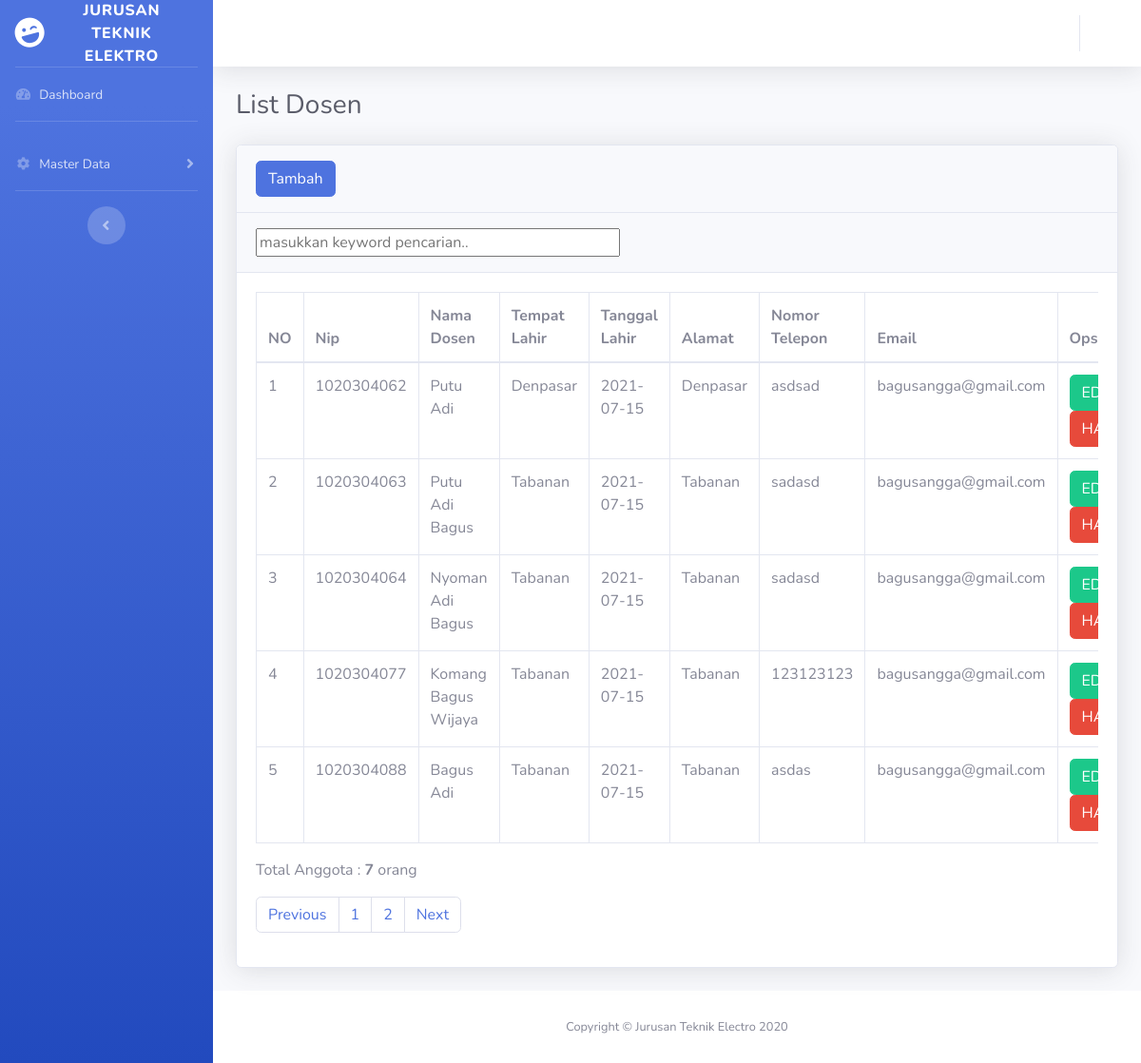
Page /pegawai/listdosen.php on the committed database.
### tables this page shows
CREATE TABLE `dosen` (
  `nip` varchar(20) NOT NULL,
  `namadosen` varchar(100) NOT NULL,
  `tempat_lahir` varchar(50) NOT NULL,
  `tanggal_lahir` date NOT NULL,
  `alamat` text NOT NULL,
  `email` varchar(50) NOT NULL,
  `notelp` varchar(20) NOT NULL,
  `kode_prodi` varchar(10) DEFAULT NULL,
  `id_level` varchar(10) DEFAULT NULL
);

### pegawai/listdosen.php (the view, shortened to what this page needs)
<!DOCTYPE html>
<html lang="en">
<head>
    <link href="../vendor/fontawesome-free/css/all.min.css" rel="stylesheet" type="text/css">
    <link href="../css/sb-admin-2.min.css" rel="stylesheet">
</head>
<body id="page-top">
    <div id="wrapper">
        <ul class="navbar-nav bg-gradient-primary sidebar sidebar-dark accordion" id="accordionSidebar">
            <a class="sidebar-brand d-flex align-items-center justify-content-center" href="index.html">
                <div class="sidebar-brand-icon rotate-n-15">
                    <i class="fas fa-laugh-wink"></i>
                </div>
                <div class="sidebar-brand-text mx-3">Jurusan Teknik Elektro <sup></sup></div>
            </a>
            <hr class="sidebar-divider my-0">
            <li class="nav-item">
                <a class="nav-link" href="indexpegawai.php">
                    <i class="fas fa-fw fa-tachometer-alt"></i>
                    <span>Dashboard</span></a>
            </li>
            <hr class="sidebar-divider">
            <li class="nav-item">
                <a class="nav-link collapsed" href="#" data-toggle="collapse" data-target="#collapseTwo"
                    aria-expanded="true" aria-controls="collapseTwo">
                    <i class="fas fa-fw fa-cog"></i>
                    <span>Master Data</span>
                </a>
            </li>
                   <hr class="sidebar-divider">
            <div class="text-center d-none d-md-inline">
                <button class="rounded-circle border-0" id="sidebarToggle"></button>
            </div>
        </ul>
        <div id="content-wrapper" class="d-flex flex-column">
            <div id="content">
                <nav class="navbar navbar-expand navbar-light bg-white topbar mb-4 static-top shadow">
                    <ul class="navbar-nav ml-auto">
                        <li class="nav-item dropdown no-arrow">
                            <a class="nav-link dropdown-toggle" href="#" id="userDropdown" role="button"
                                data-toggle="dropdown" aria-haspopup="true" aria-expanded="false">
                            </a>
                        </li>
                    </ul>
                </nav>
                <div class="container-fluid">
                     <h1 class="h3 mb-4 text-gray-800">List Dosen</h1>
                                <div class="card shadow mb-4">
                                <div class="card-header py-3">
                                <a  class="btn btn-primary" onclick="return confirm('Apakah Yakin Untuk Tambah Data?')" href="tambahdosen.php">Tambah</a>
                                </div>
                                <div class="card-header py-3">
                                <form action="">
                                <input type="text" placeholder="masukkan keyword pencarian.." size="40" id="keyword_dosen">
                                </form>
                                </div>
                                <div id="container_dosen">
                                <div class="card-body">
                                    <div class="table-responsive">
                                        <table class="table table-bordered" id="dataTable" width="100%" cellspacing="0">
                                            <thead>
                                                <tr>
                                                <th>NO</th>
                                                <th>Nip</th>
                                                <th>Nama Dosen</th>
                                                <th>Tempat Lahir</th>
                                                <th>Tanggal Lahir</th>
                                                <th>Alamat</th>
                                                <th>Nomor Telepon</th>
                                                <th>Email</th>
                                                <th>Opsi</th>
                                                </tr>
                                            </thead>
                                            <tbody>
                                            <?php
                                                include '../koneksi.php';
                                                $batas=5;
                                                $halaman=@$_GET['halaman'];
                                                        $mulai    =($halaman>1) ? ($halaman * $batas) - $batas : 0;
                                                if(empty($halaman)){
                                                    $posisi=0;
                                                    $halaman=1;
                                                }
                                                else{
                                                    $posisi=($halaman-1)*$batas;
                                                }
                                                $query2=mysqli_query($koneksi,"select * from dosen");
                                                $jmlhdata=mysqli_num_rows($query2);
                                                $jmlhhalaman=ceil($jmlhdata/$batas);
                                                $query=" select * from dosen  LIMIT $posisi,$batas";
                                                $no=$mulai+1;
                                                $data=mysqli_query($koneksi,$query);
                                                while($d = mysqli_fetch_array($data)){
                                                    ?>
                                                <tr>
                                                <Td><?php echo $no++ ?></Td>
                                                <Td><?php echo $d['nip']; ?></Td>
                                                <Td><?php echo $d['namadosen']; ?></Td>
                                                <Td><?php echo $d['tempat_lahir']; ?></Td>
                                                <Td><?php echo $d['tanggal_lahir']; ?></Td>
                                                <Td><?php echo $d['alamat']; ?></Td>
                                                <Td><?php echo $d['notelp']; ?></Td>
                                                <Td><?php echo $d['email']; ?></Td>
                                                <td>
				<a class="btn btn-success" onclick="return confirm('Apakah Yakin Untuk Edit Data?')" href="editdosen.php?id=<?php echo $d['nip']; ?>"  >EDIT</a>
				<a class="btn btn-danger" onclick="return confirm('Apakah Yakin Untuk Hapus Data?')" href="hapusdosen.php?id=<?php echo $d['nip']; ?>">HAPUS</a>
			</td>
                                                </tr>
                                                <?php
                                                }
                                                    ?>
                                            </tbody>
                                                </table>
                                            </div>
                                            <?php   echo"<p> Total Anggota : <b>$jmlhdata</b> orang</p>"; ?>
                                            <nav aria-label="Page navigation example">
                                            <ul class="pagination">
                                            <li class="page-item"><a class="page-link" href="listdosen.php?halaman=<?php echo $halaman-1; ?>">Previous</a></li>
                                            <?php for($i=1; $i<=$jmlhhalaman; $i++){
                                             ?>
                                            <li class="page-item"><a class="page-link" href="listdosen.php?halaman=<?php echo $i; ?>"><?php echo"".$i; ?></a></li>
                                        <?php   } ?>
                                        <li class="page-item"><a class="page-link" href="listdosen.php?halaman=<?php  echo $halaman+1; ?>">Next</a></li>
                                        </ul>
                                        </nav>
                                        </div>
                            </div>
                </div>
            </div>
            <footer class="sticky-footer bg-white">
                <div class="container my-auto">
                    <div class="copyright text-center my-auto">
                        <span>Copyright &copy; Jurusan Teknik Electro 2020</span>
                    </div>
                </div>
            </footer>
        </div>
    </div>
</body>
</html>

### rows in the picture
dosen: nip "1020304062", namadosen "Putu Adi", tempat_lahir "Denpasar", tanggal_lahir "2021-07-15", alamat "Denpasar", notelp "asdsad", email "bagusangga@gmail.com"
dosen: nip "1020304063", namadosen "Putu Adi Bagus", tempat_lahir "Tabanan", tanggal_lahir "2021-07-15", alamat "Tabanan", notelp "sadasd", email "bagusangga@gmail.com"
dosen: nip "1020304064", namadosen "Nyoman Adi Bagus", tempat_lahir "Tabanan", tanggal_lahir "2021-07-15", alamat "Tabanan", notelp "sadasd", email "bagusangga@gmail.com"
dosen: nip "1020304077", namadosen "Komang Bagus Wijaya", tempat_lahir "Tabanan", tanggal_lahir "2021-07-15", alamat "Tabanan", notelp "123123123", email "bagusangga@gmail.com"
dosen: nip "1020304088", namadosen "Bagus Adi", tempat_lahir "Tabanan", tanggal_lahir "2021-07-15", alamat "Tabanan", notelp "asdas", email "bagusangga@gmail.com"

### other values in the picture
$jmlhdata "7"
